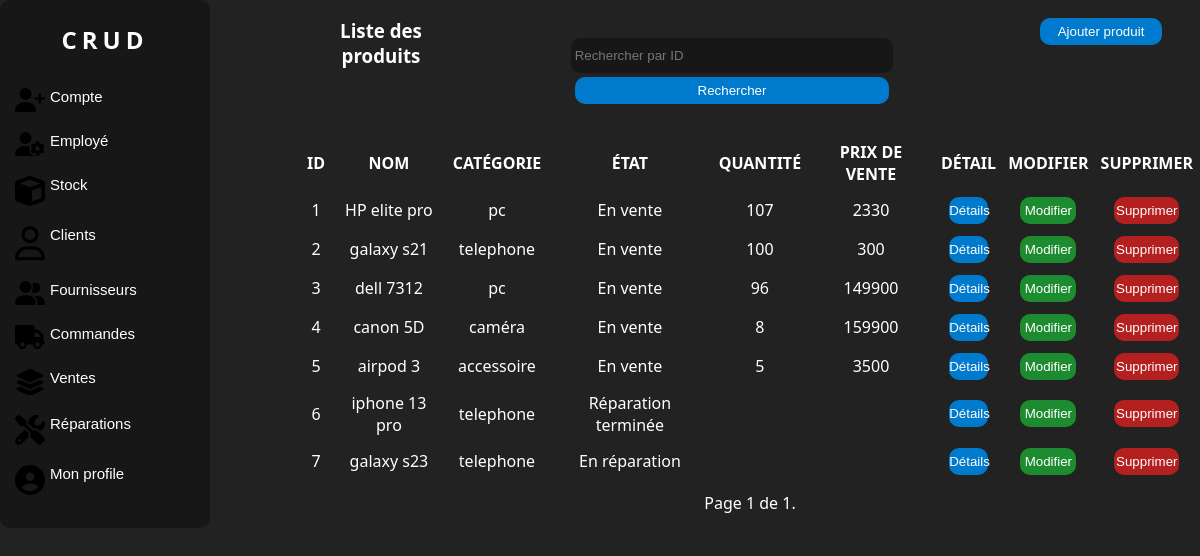
The app's page /produits/ (signed in), older data.
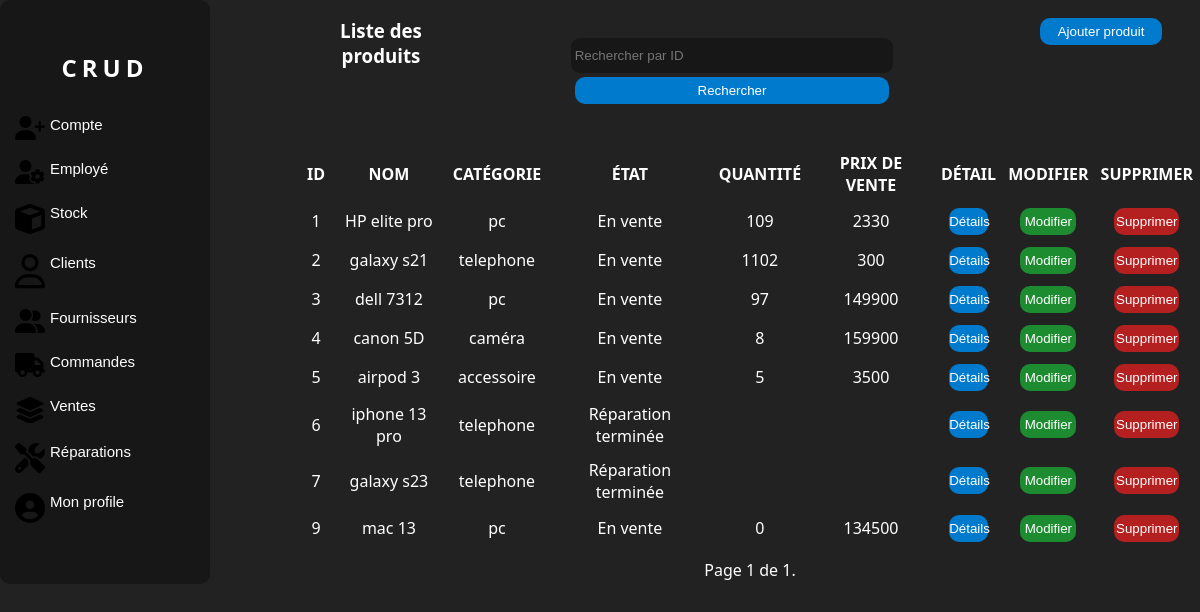
The same page, newer data.
### manager/models.py (models this page shows, shortened)
class Product(models.Model):
    STATE_CHOICES = [
        ('En vente', 'En vente'),
        ('En réparation', 'En réparation'),
    ]
    name = models.CharField(max_length=100, db_column='Nom', unique=True)
    category = models.ForeignKey(Category, on_delete=models.SET_DEFAULT, default=1, db_column='Catégorie')
    description = models.TextField(db_column='Description', default='Pas de description')
    state = models.CharField(max_length=20, choices=STATE_CHOICES, default='En vente', db_column='État')
    quantity = models.PositiveIntegerField(default=0, blank=True, null=True, db_column='Quantité')
    initial_buying_price = models.PositiveIntegerField(blank=True, null=True,
                                               db_column='Prix d\'achat initiale')
    initial_selling_price = models.PositiveIntegerField(blank=True, null=True,
                                                db_column='Prix de vente initiale')
    supplier = models.ForeignKey(Supplier, on_delete=models.SET_NULL, null=True, blank=True, db_column='Fournisseur')
    class Meta:
        db_table = 'Produit'
        verbose_name = _('Produit')

class Category(models.Model):
    name = models.CharField(max_length=100, db_column='Nom')
    def __str__(self):
        return self.name
    class Meta:
        db_table = 'Catégorie'

### manager/views.py (the view)
# urls.py: path('produits/', views.ProductListView.as_view(), name='product-list'),
class ProductListView(LoginRequiredMixin, ListView):
    model = Product
    template_name = 'listeproduit.html'  # replace with your template
    context_object_name = 'products'
    paginate_by = 10
    form_class = FilterForm
    def get_queryset(self):
        queryset = super().get_queryset()
        query = self.request.GET.get('query')
        if query:
            queryset = queryset.filter(id=query)
        return queryset
    def get_context_data(self, **kwargs):
        context = super().get_context_data(**kwargs)
        context['form'] = FilterForm(self.request.GET)
        return context

### manager/forms.py
class FilterForm(forms.Form):
    query = forms.IntegerField(label='', required=False,
                               widget=forms.TextInput(attrs={'placeholder': 'Rechercher par ID'}))

### manager/models.py (called while the page is built)
    def __str__(self):
        return self.name

### manager/templatetags/auth_extras.py (called while the page is built)
@register.filter(name='has_group')
def has_group(user, group_name):
    group = Group.objects.get(name=group_name)
    return True if group in user.groups.all() else False

### manager/templates/listeproduit.html (shortened to what this page needs)
{% load static %}
{% load auth_extras %}
<!DOCTYPE html>
<html lang="en">
<head>
    <link rel="stylesheet" href="{% static 'css/style.css' %}">
    <link rel="stylesheet" href="{% static 'css/accueil.css' %}">
</head>
<body>
<div class="corp">
    <div class="nav">
        <div class="logo">
            <a href="{% url 'home' %}" class="link"><h2>CRUD</h2></a>
        </div>
        <br>
        {% if request.user|has_group:"Admin" %}
        <button class="value">
            <a class="link" href="{% url 'account-list' %}"> Compte </a>
        </button>
        <button class="value">
            <a class="link" href="{% url 'employee-list' %}">Employé </a>
        </button>
        {% endif %}
        <button class="value">
            <a class="link" href="{% url 'products-list' %}"> Stock </a>
        </button>
        <button class="value">
            <a class="link" href="{% url 'client-list' %}"> Clients </a>
        </button>
        <button class="value">
            <a class="link" href="{% url 'supplier-list' %}"> Fournisseurs </a>
        </button>
        <button class="value">
            <a class="link" href="{% url 'purchase-order-list' %}">Commandes </a>
        </button>
        <button class="value">
            <a class="link" href="{% url 'sale-list' %}">Ventes </a>
        </button>
        <button class="value">
            <a class="link" href="{% url 'repair-list' %}"> Réparations </a>
        </button>
        <button class="value">
            <a class="link" href="{% url 'dashboard' %}"> Mon profile </a>
        </button>
    </div>
    <div class="liste">
        <div class="c1">
            <div class="colone1"><h3>Liste des produits</h3></div>
            <div class="colone1">
                <form method="GET" action="">
                    {{ form }}
                    <button class="button" type="submit">Rechercher</button>
                </form>
            </div>
            <div class="colone1">
                <button class="button"><a href="{% url 'add-product' %}" class="link">Ajouter produit</a></button>
            </div>
        </div>
        <div class="c2">
            {% if products %}
            <table>
                <thead>
                <tr>
                    <th>Id</th>
                    <th>Nom</th>
                    <th>Catégorie</th>
                    <th>État</th>
                    <th>Quantité</th>
                    <th>Prix de vente</th>
                    <th>Détail</th>
                    <th>Modifier</th>
                    <th>Supprimer</th>
                </tr>
                </thead>
                <tbody id="tbody">
                {% for product in products %}
                <tr>
                    <td>{{ product.id }}</td>
                    <td>{{ product.name }}</td>
                    <td>{{ product.category }}</td>
                    <td>{{ product.state }}</td>
                    {% if product.state == "En vente" %}
                    <td>{{ product.quantity }}</td>
                    <td>{{ product.initial_selling_price }}</td>
                    {% else %}
                    <td></td>
                    <td></td>
                    {% endif %}
                    <td>
                        <button class="button" id="detai"
                                onclick="location.href='{% url 'product-detail' product.id %}';">Détails
                        </button>
                    </td>
                    <td>
                        <button class="button" id="modifier"
                                onclick="location.href='{% url 'update-product' product.id %}';">Modifier
                        </button>
                    </td>
                    <td>
                        <button class="button" id="supprimer"
                                onclick="location.href='{% url 'delete-product' product.id %}';">Supprimer
                        </button>
                    </td>
                </tr>
                {% endfor %}
                </tbody>
            </table>
            {% else %}
            <p>Pas de produits trouvés.</p>
            {% endif %}
            <div class="pagination">
                <span class="step-links">
                    <span class="current">
                        Page {{ page_obj.number }} de {{ page_obj.paginator.num_pages }}.
                    </span>
                </span>
            </div>
        </div>
    </div>
</body>
</html>

### manager/static/css/style.css (style rules this page uses)
* { padding: 0; margin: 0; }
body { background:#222 ; color: #fff; font-family:system-ui ; }
.corp { display: grid; grid-template-columns: 25% 75%; }
form { margin: auto; text-align: center; padding: 3%; }
input { width: 62%; height: 27px; outline: none; border: none; background: #111111a7; margin: 4px 0px; border-radius:9px ; padding: 4px; color:#fff; }
.button { width: 62%; height: 27px; border-radius:10px ; border: none; cursor: pointer; background: #007acc; color: white; transition: 0.7s; }
.nav { display: flex; flex-direction: column; width: 200px; background: #111111a7 ; justify-content: center; border-radius: 10px; transition: 1s; padding: 5px; overflow: hidden; }
.liste { text-align: center; display: grid; grid-template-rows: 20% 80%; }
.c1 { margin-top: 2%; display: grid; grid-template-columns: 18% 60% 22%; }
.c2 { margin-top: 2%; }
table { width: 100%; text-align: center; margin: 10px 0; }
table th { text-transform: uppercase; }
th,td { padding: 5px; }
#supprimer { width: 70%; background-color: rgba(193, 32, 32, 0.916); }
#modifier { width: 70%; background: #1bb635b7; }
#detai { width: 70%; }

### manager/static/css/accueil.css (style rules this page uses)
* { padding: 0; margin: 0; }
body { background:#222 ; color: #fff; font-family:system-ui ; }
.link { text-decoration: none; color: white; }
.logo { text-align: center; letter-spacing: 5px; }
.value { font-size: 15px; background-color: transparent; border: none; padding: 10px; color: white; display: flex; position: relative; gap: 5px; cursor: pointer; border-radius: 10px; transition: 1s; box-sizing: border-box; }
.value::before { content: ""; position: absolute; top: 5px; left: -15px; width: 5px; height: 100%; background-color:#007acc ; border-radius: 5px; opacity: 0; transition: 1s; }
.value svg { width: 30px; }

Row changes from the older to the newer data that the page shows:
changed Product "HP elite pro": quantity "107" → "109"
changed Product "galaxy s21": quantity "100" → "1102"
changed Product "dell 7312": quantity "96" → "97"
changed Product "galaxy s23": state "En réparation" → "Réparation terminée"
added Product: id "9", name "mac 13", category "pc", state "En vente", quantity "0", initial_selling_price "134500"
